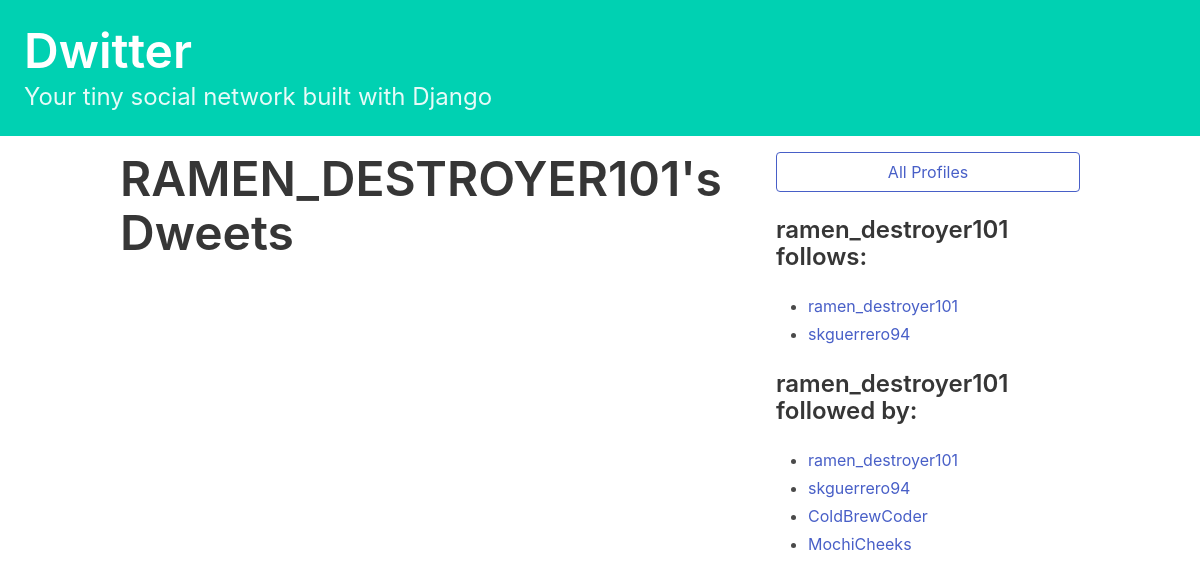
Before: /profile/1 with the older database file.
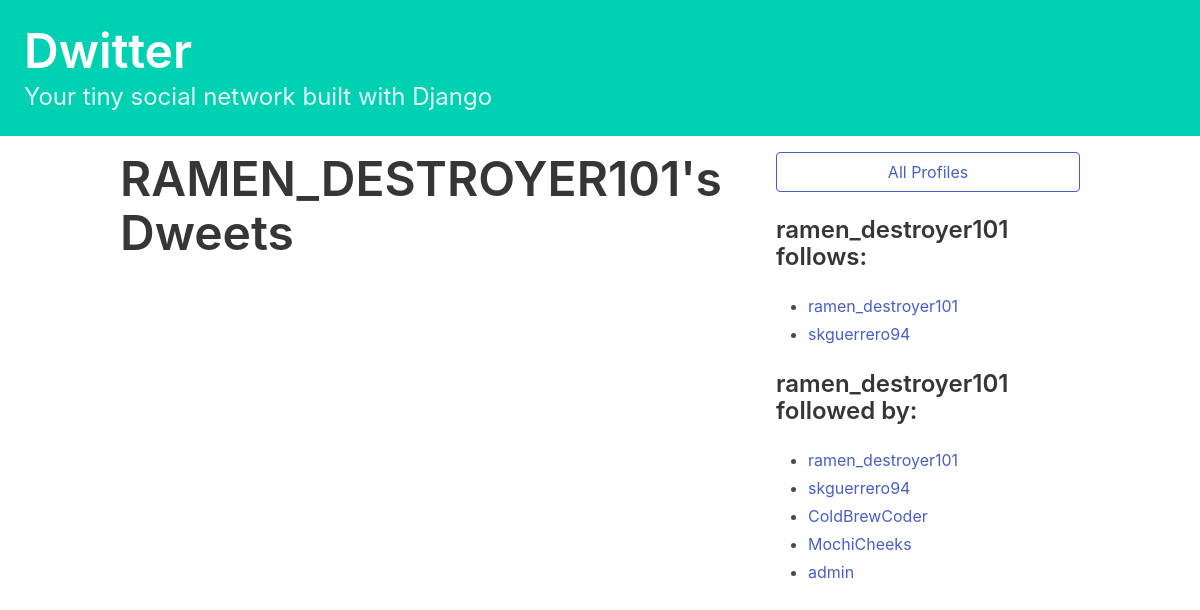
After: the same page with the newer database file.
### dwitter/models.py (models this page shows)
class Profile(models.Model):
    user = models.OneToOneField(User, on_delete=models.CASCADE)
    follows = models.ManyToManyField(
        "self",
        related_name="followed_by",
        symmetrical=False,
        blank=True
    )
    def __str__(self):
        return self.user.username

### dwitter/views.py (the view)
# urls.py: path("profile/<int:pk>", profile, name="profile"),
def profile(request, pk):
    profile = Profile.objects.get(pk=pk)
    return render(request, "dwitter/profile.html", {"profile": profile})

### dwitter/templates/dwitter/profile.html
{% extends 'base.html' %}
{% block content %}
<div class="column">
    <div class="block">
        <h1 class="title is-1">
            {{profile.user.username|upper}}'s Dweets
        </h1>
    </div>
</div>
<div class="column is-one-third">
    <div class="block">
        <a href="{% url 'dwitter:profile_list' %}">
            <button class="button is-link is-outlined is-fullwidth">
                All Profiles
            </button>
        </a>
    </div>
    <div class="block">
        <h3 class="title is-4">
            {{profile.user.username}} follows:
        </h3>
        <div class="content">
            <ul>
            {% for following in profile.follows.all %}
                <li>
                    <a href="{% url 'dwitter:profile' following.id %}">
                        {{ following }}
                    </a>
                </li>
            {% endfor %}
            </ul>
        </div>
    </div>
    <div class="block">
        <h3 class="title is-4">
            {{profile.user.username}} followed by:
        </h3>
        <div class="content">
            <ul>
            {% for followers in profile.followed_by.all %}
                <li>
                    <a href="{% url 'dwitter:profile' followers.id %}">
                        {{ followers }}
                    </a>
                </li>
            {% endfor %}
            </ul>
        </div>
    </div>
</div>
{% endblock content %}

### dwitter/templates/base.html (shortened to what this page needs)
<!DOCTYPE html>
<html lang="en">
<head>
    <link rel="stylesheet"
          href="https://cdn.jsdelivr.net/npm/bulma@0.9.4/css/bulma.min.css">
</head>
<body>
    <section class="hero is-small is-primary mb-4">
        <div class="hero-body">
            <h1 class="title is-1">
                Dwitter
            </h1>
            <p class="subtitle is-4">
                Your tiny social network built with Django
            </p>
        </div>
    </section>
    <div class="container">
        <div class="columns">
        {% block content %}
        {% endblock content %}
        </div>
    </div>
</body>
</html>

Changed rows visible on the page:
added Profile: user.username "admin", shown under "ramen_destroyer101 followed by:"
